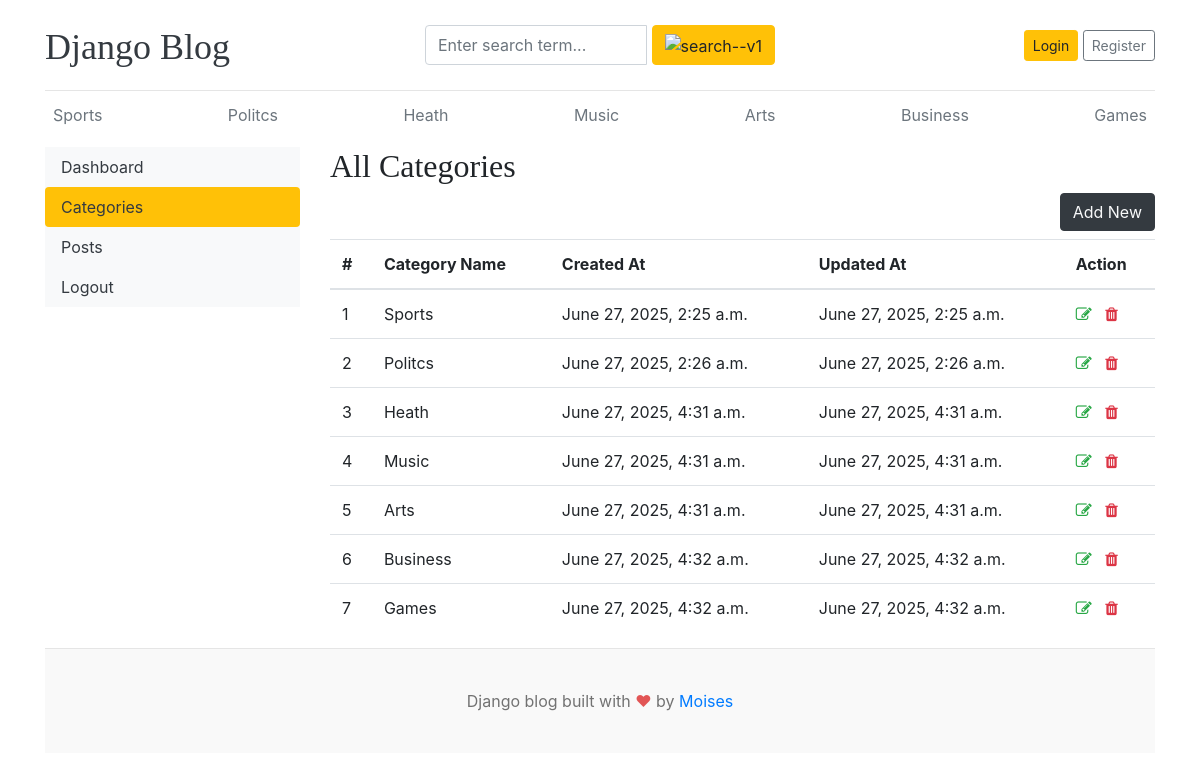
/dashboard/categories/, run on the app's committed database.
### blogs/models.py (models this page shows)
class Category(models.Model):
    category_name = models.CharField(max_length=50, unique=True)
    created_at = models.DateTimeField(auto_now_add=True)
    updated_at = models.DateTimeField(auto_now=True)
    def __str__(self):
        return self.category_name
    class Meta:
        verbose_name_plural = "categories"

### dashboard/views.py (the view)
# urls.py: path('categories/', views.categories, name='categories'),
def categories(request):
    return render(request, 'dashboard/categories.html')

### blogs/context_processors.py (called while the page is built)
def get_categories(request):
    categories = Category.objects.all()
    return dict(categories=categories)

### templates/dashboard/categories.html (shortened to what this page needs)
{% extends 'base.html' %}
{% block content %}
<div class="row">
    {% include 'dashboard/sidebar.html' %}
    <div class="col-md-9">
        <h2>All Categories</h2>
        <a href="{% url 'add_category' %}" class="btn btn-dark text-light float-right mb-2">Add New</a>
        <table class="table table-hover">
            <thead>
              <tr>
                <th>#</th>
                <th>Category Name</th>
                <th>Created At</th>
                <th>Updated At</th>
                <th>Action</th>
              </tr>
            </thead>
            <tbody>
            {% for cat in categories %}
              <tr>
                <td>{{ forloop.counter }}</td>
                <td>{{ cat }}</td>
                <td>{{ cat.created_at }}</td>
                <td>{{ cat.updated_at }}</td>
                <td>
                    <a href="{% url 'edit_category' cat.id %}"><i class="fa fa-edit text-success"></i></a>
                    <a href="{% url 'delete_category' cat.id %}"><i class="fa fa-trash text-danger"></i></a>
                </td>
              </tr>
            {% endfor %}
            </tbody>
          </table>
    </div>
</div>
{% endblock %}

### templates/base.html (shortened to what this page needs)
{% load static %}
<!DOCTYPE html>
<html lang="en">
<head>
    <link rel="stylesheet" href="https://cdnjs.cloudflare.com/ajax/libs/font-awesome/4.7.0/css/font-awesome.min.css">
    <link href="https://getbootstrap.com/docs/4.0/dist/css/bootstrap.min.css" rel="stylesheet">
    <link rel="stylesheet" href="{% static 'css/style.css' %}">
  </head>
<body>
    <div class="container">
      <header class="blog-header py-3">
        <div class="row flex-nowrap justify-content-between align-items-center">
          <div class="col-4 pt-1">
            <a class="blog-header-logo text-dark" href="/">Django Blog</a>
          </div>
          <div class="col-4">
            <form action="{% url 'search' %}" method="GET">
              <div class="input-group">
                        <input class="form-control" value="{{ keyword }}" type="text" name="keyword" placeholder="Enter search term..." aria-label="Enter search term..." aria-describedby="button-search" />
                        <button type="submit" class="btn btn-warning" id="button-search" type="button"><img width="20" height="20" src="https://img.icons8.com/ios/50/search--v1.png" alt="search--v1"/></button>
              </div>
            </form>
          </div>
          <div class="col-4 d-flex justify-content-end align-items-center">
            {% if not user.is_authenticated %}
              <a class="btn btn-sm btn-warning" href="{% url 'login' %}">Login</a> &nbsp;
              <a class="btn btn-sm btn-outline-secondary" href="{% url 'register' %}">Register</a>
            {% else %}
              <span><a class="btn btn-warning" href="{% url 'dashboard' %}">Dashboard</a></span>
              &emsp;
              <span><a class="btn btn-outline-danger" href="{% url 'logout' %}">Logout</a></span>
            {% endif %}
          </div>
        </div>
      </header>
      <div class="nav-scroller py-1 mb-2">
        <nav class="nav d-flex justify-content-between">
          {% for cat in categories %}
          <a id="navbar" class="p-2 text-muted" href="{% url 'posts_by_category' cat.id %}">{{ cat.category_name }}</a>
          {% endfor %}
        </nav>
      </div>
{% block content %}
{% endblock %}
<footer class="blog-footer">
  <p>Django blog built with <span style="color: #e25555;">&hearts;</span> by <a href="https://github.com/LinuxEater" target="_blank">Moises</a></p>
</footer>
</body>
</html>

### templates/dashboard/sidebar.html (shortened to what this page needs)
<div class="col-md-3">
    <div class="nav flex-column nav-pills bg-light" aria-orientation="vertical">
        <a href="{% url 'dashboard' %}" class="nav-link text-dark {% if '/dashboard/' == request.path %}bg-warning{% endif %}">Dashboard</a>
        <a href="{% url 'categories' %}" class="nav-link text-dark {% if '/categories/' in request.path %}bg-warning{% endif %}">Categories</a>
        <a href="{% url 'posts' %}" class="nav-link text-dark {% if '/posts/' in request.path %}bg-warning{% endif %}">Posts</a>
        <a href="{% url 'logout' %}" class="nav-link text-dark">Logout</a>
    </div>
</div>

### blog_main/static/css/style.css (style rules this page uses)
.blog-header { border-bottom: 1px solid #e5e5e5; }
.blog-header-logo { font-family: "Playfair Display", Georgia, "Times New Roman", serif; font-size: 2.25rem; }
h1, h2, h3, h4, h5, h6 { font-family: "Playfair Display", Georgia, "Times New Roman", serif; }
.blog-footer { padding: 2.5rem 0 !important; color: #727272 !important; text-align: center !important; background-color: #f9f9f9 !important; border-top: .05rem solid #e5e5e5 !important; }
.blog-footer p:last-child { margin-bottom: 0 !important; }
#navbar { transition: all 0.5s ease-in-out; }

### data on the page
Category: category_name "Sports", created_at "June 27, 2025, 2:25 a.m.", updated_at "June 27, 2025, 2:25 a.m."
Category: category_name "Politcs", created_at "June 27, 2025, 2:26 a.m.", updated_at "June 27, 2025, 2:26 a.m."
Category: category_name "Heath", created_at "June 27, 2025, 4:31 a.m.", updated_at "June 27, 2025, 4:31 a.m."
Category: category_name "Music", created_at "June 27, 2025, 4:31 a.m.", updated_at "June 27, 2025, 4:31 a.m."
Category: category_name "Arts", created_at "June 27, 2025, 4:31 a.m.", updated_at "June 27, 2025, 4:31 a.m."
Category: category_name "Business", created_at "June 27, 2025, 4:32 a.m.", updated_at "June 27, 2025, 4:32 a.m."
Category: category_name "Games", created_at "June 27, 2025, 4:32 a.m.", updated_at "June 27, 2025, 4:32 a.m."
